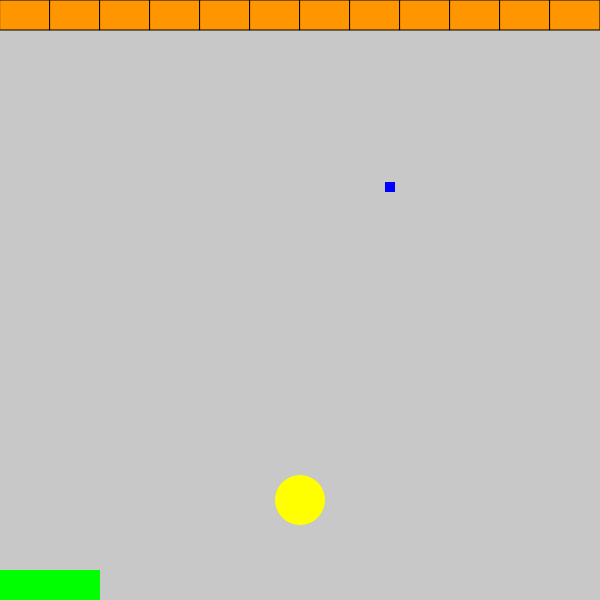
Frame 1 (no input)
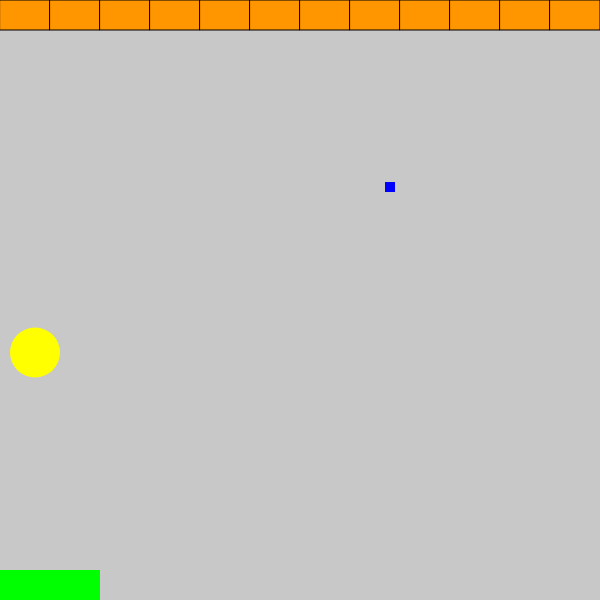
Frame 60 (no input)
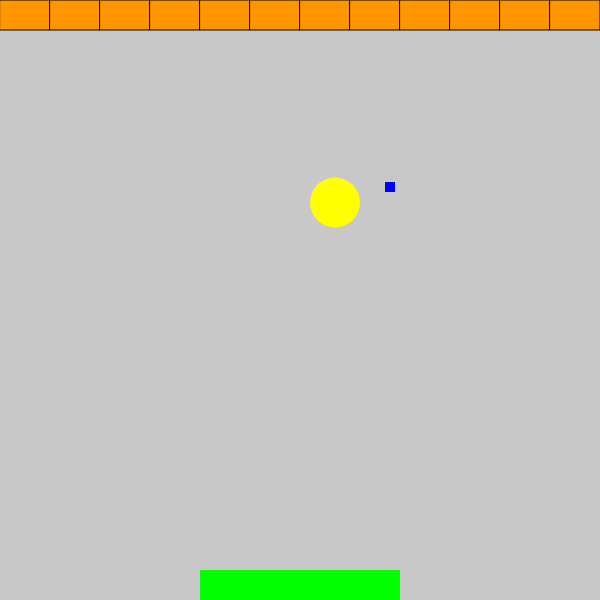
Frame 120 (the mouse pressed at the canvas centre since frame 60)

The p5.js sketch that drew these frames (run headless with seeded random() and noise() and a simulated clock; from frame 60 on, the mouse is pressed at the canvas centre):

// p5.js sketch
// ── sketch.js
let ballColor;
let padColor;
let xPos,xDir;
let yPos,yDir;
let diam
let speed;
let padX;
let padWidth;
let itemX,itemY;
let bricks = [1]

function setup() {
  createCanvas(600,600);
  variableInitiation()
}

function draw() {
  background(200); 

  multiplyItem();
  blocksDrawing();
  ballMoving();
  padMoving();
  ballBouncing();
  blocksHit()
}

function variableInitiation(){
  ballColor = '#ffff00';
  padColor = '#00ff00';
  speed = -5;
  xPos = width/2;
  xDir = speed;
  yPos = 500;
  yDir = speed/2;
  diam = 50;
  padWidth = 200;
  for(let i = 1 ; bricks.length < width/50 ; i++){
   bricks[i] = 1; 
    }
  itemX = int(random(100,500))
  itemY = int(random(100,500))
}


function ballMoving(){
  noStroke()
  fill(ballColor);
  ellipse(xPos,yPos,diam,diam);
  xPos = xPos + xDir;
  yPos = yPos + yDir;
}

function padMoving(){
  padX = mouseX-padWidth/2;
  fill(padColor);
  rect(padX,height-30,padWidth,30);
}

function ballBouncing(){
  if(xPos - diam/2 < 0) xDir *= -1; 
  if(xPos + diam/2 > width) xDir *= -1;
  if(yPos - diam/2 < 0) yDir *= -1;
  if(yPos + diam/2 > height){
    ballColor = '#ff0000';
    xDir = 0;
    yDir = 0;
  }
  //bouncing with pad
  if(xPos>padX&&xPos<padX+padWidth&&yPos>height-30-diam/2){
    yDir *= -1;
  }
}

function blocksDrawing(){
  for(let i = 0 ; i < bricks.length ; i++){
    if(bricks[i] === 1){
      fill(255,150,0)
      stroke(0);
    }
    else{
      noStroke()
      fill(128);
    }
    rect(i*50,0,50,30)
  }
}
function blocksHit(){
  if(yPos < 50 && bricks[int(xPos/50)] === 1){
    yDir *= -1;
    bricks[int(xPos/50)] = 0;
  }
}


function multiplyItem(){
  noStroke()
  fill(0,0,255);
  square(itemX,itemY,10)
  if(xPos-20<itemX,xPos+20 && yPos-20<itemY,yPos+20){

  }
}
